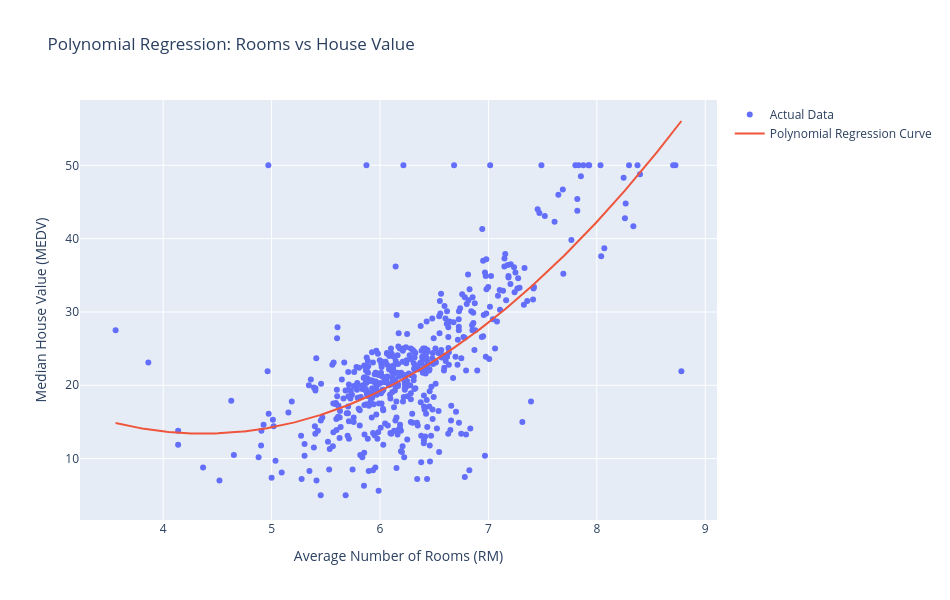

Notebook code for this chart:
### Code cell
# Polynomial Regression
# Boston Housing Dataset

import pandas as pd
import numpy as np
import plotly.graph_objects as go

from sklearn.preprocessing import PolynomialFeatures
from sklearn.linear_model import LinearRegression
from sklearn.metrics import mean_squared_error, r2_score
from sklearn.model_selection import train_test_split

# 1. Load dataset
df = pd.read_csv("BostonHousing.csv")

# 2. Handle missing values
df["rm"] = df["rm"].fillna(df["rm"].mean())

# 3. Select input and output
X = df[["rm"]]
y = df["medv"]

# 4. Split dataset
X_train, X_test, y_train, y_test = train_test_split(
    X, y, test_size=0.2, random_state=42
)

# 5. Create polynomial features
poly = PolynomialFeatures(degree=2)

X_train_poly = poly.fit_transform(X_train)
X_test_poly = poly.transform(X_test)

# 6. Create model
model = LinearRegression()

# 7. Train model
model.fit(X_train_poly, y_train)

# 8. Predict
y_pred = model.predict(X_test_poly)

# 9. Calculate performance
mse = mean_squared_error(y_test, y_pred)
r2 = r2_score(y_test, y_pred)

print("POLYNOMIAL REGRESSION")
print("---------------------")
print("Polynomial Degree: 2")
print("Mean Squared Error:", mse)
print("R2 Score:", r2)

# 10. Create smooth curve for graph
X_curve = np.linspace(
    df["rm"].min(),
    df["rm"].max(),
    300
).reshape(-1, 1)

X_curve_poly = poly.transform(X_curve)

y_curve = model.predict(X_curve_poly)

# 11. Create interactive graph
fig = go.Figure()

# Actual data points
fig.add_trace(
    go.Scatter(
        x=df["rm"],
        y=df["medv"],
        mode="markers",
        name="Actual Data",
        text=[
            f"Rooms: {x:.2f}<br>House Value: {y:.2f}"
            for x, y in zip(df["rm"], df["medv"])
        ],
        hovertemplate="%{text}<extra></extra>"
    )
)

# Polynomial curve
fig.add_trace(
    go.Scatter(
        x=X_curve.flatten(),
        y=y_curve,
        mode="lines",
        name="Polynomial Regression Curve",
        hovertemplate=
        "Rooms: %{x:.2f}<br>Predicted Value: %{y:.2f}"
        "<extra></extra>"
    )
)

# 12. Graph title and labels
fig.update_layout(
    title="Polynomial Regression: Rooms vs House Value",
    xaxis_title="Average Number of Rooms (RM)",
    yaxis_title="Median House Value (MEDV)",
    width=950,
    height=600
)

# 13. Display graph
fig.show()

### Figure 1 — Plotly figure (JSON) as saved in the notebook; plotly's stock layout.template omitted (floating-point values rounded to 4 significant figures; data arrays with more than 128 entries replaced by an {"elided": "..."} marker saying what was removed)
{"data": [{"hovertemplate": "%{text}<extra></extra>", "mode": "markers", "name": "Actual Data", "text": {"elided": "506 str values"}, "type": "scatter", "x": {"elided": "506 float values"}, "y": {"elided": "506 float values"}}, {"hovertemplate": "Rooms: %{x:.2f}<br>Predicted Value: %{y:.2f}<extra></extra>", "mode": "lines", "name": "Polynomial Regression Curve", "type": "scatter", "x": {"elided": "300 float values"}, "y": {"elided": "300 float values"}}], "layout": {"height": 600, "title": {"text": "Polynomial Regression: Rooms vs House Value"}, "width": 950, "xaxis": {"title": {"text": "Average Number of Rooms (RM)"}}, "yaxis": {"title": {"text": "Median House Value (MEDV)"}}}}
